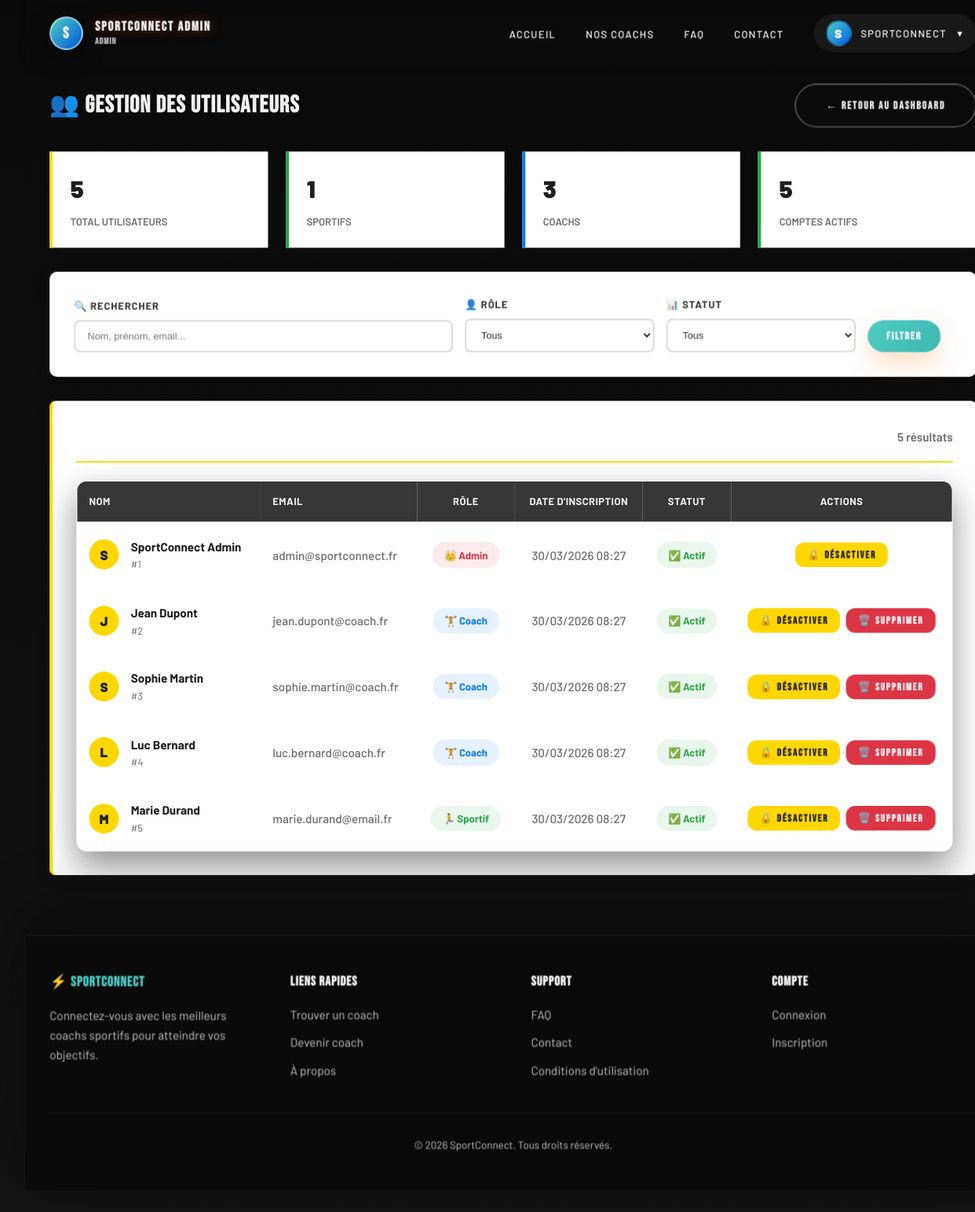
The page /old/administration/utilisateurs.php (signed in) on the database its author committed.
### tables this page shows
CREATE TABLE IF NOT EXISTS utilisateurs (
    id INT AUTO_INCREMENT PRIMARY KEY,
    nom VARCHAR(100) NOT NULL,
    prenom VARCHAR(100) NOT NULL,
    email VARCHAR(255) UNIQUE NOT NULL,
    mot_de_passe VARCHAR(255) NOT NULL,
    role ENUM('sportif', 'coach', 'admin') DEFAULT 'sportif',
    telephone VARCHAR(20),
    photo_profil VARCHAR(255) DEFAULT 'default.jpg',
    banniere_profil VARCHAR(255) DEFAULT NULL,
    date_inscription DATETIME DEFAULT CURRENT_TIMESTAMP,
    actif TINYINT(1) DEFAULT 1,
    INDEX idx_email (email),
    INDEX idx_role (role)
);

### old/administration/utilisateurs.php (the view, shortened to what this page needs)
<?php
$conn = getConnection();
$search = $_GET['search'] ?? '';
$sql = "SELECT * FROM utilisateurs WHERE 1=1";
$params = [];
$sql .= " ORDER BY date_inscription DESC";
$stmt = $conn->prepare($sql);
$stmt->execute($params);
$utilisateurs = $stmt->fetchAll();
$stats = $conn->query("
    SELECT
        COUNT(*) as total,
        SUM(CASE WHEN role = 'sportif' THEN 1 ELSE 0 END) as sportifs,
        SUM(CASE WHEN role = 'coach' THEN 1 ELSE 0 END) as coachs,
        SUM(CASE WHEN role = 'admin' THEN 1 ELSE 0 END) as admins,
        SUM(CASE WHEN actif = 1 THEN 1 ELSE 0 END) as actifs
    FROM utilisateurs
")->fetch();
require_once '../vues/mise-en-page/entete-sous-dossier.php';
?>
<div class="container" style="margin-top: 2rem;">
    <div style="display: flex; justify-content: space-between; align-items: center; margin-bottom: 2rem;">
        <h1 style="margin: 0;">👥 Gestion des utilisateurs</h1>
        <a href="dashboard.php" class="btn btn-outline">← Retour au dashboard</a>
    </div>
    <div style="display: grid; grid-template-columns: repeat(auto-fit, minmax(200px, 1fr)); gap: 1.5rem; margin-bottom: 2rem;">
        <div style="background: white; padding: 1.5rem; border-left: 4px solid #FFD700; box-shadow: 0 2px 10px rgba(0,0,0,0.1);">
            <div style="font-size: 2rem; font-weight: 900; color: #1E1E1E;"><?= $stats['total'] ?></div>
            <div style="color: #6B6B6B; font-weight: 600; text-transform: uppercase; font-size: 0.85rem; margin-top: 0.5rem;">Total utilisateurs</div>
        </div>
        <div style="background: white; padding: 1.5rem; border-left: 4px solid #28A745; box-shadow: 0 2px 10px rgba(0,0,0,0.1);">
            <div style="font-size: 2rem; font-weight: 900; color: #1E1E1E;"><?= $stats['sportifs'] ?></div>
            <div style="color: #6B6B6B; font-weight: 600; text-transform: uppercase; font-size: 0.85rem; margin-top: 0.5rem;">Sportifs</div>
        </div>
        <div style="background: white; padding: 1.5rem; border-left: 4px solid #007BFF; box-shadow: 0 2px 10px rgba(0,0,0,0.1);">
            <div style="font-size: 2rem; font-weight: 900; color: #1E1E1E;"><?= $stats['coachs'] ?></div>
            <div style="color: #6B6B6B; font-weight: 600; text-transform: uppercase; font-size: 0.85rem; margin-top: 0.5rem;">Coachs</div>
        </div>
        <div style="background: white; padding: 1.5rem; border-left: 4px solid #28A745; box-shadow: 0 2px 10px rgba(0,0,0,0.1);">
            <div style="font-size: 2rem; font-weight: 900; color: #1E1E1E;"><?= $stats['actifs'] ?></div>
            <div style="color: #6B6B6B; font-weight: 600; text-transform: uppercase; font-size: 0.85rem; margin-top: 0.5rem;">Comptes actifs</div>
        </div>
    </div>
    <div class="card" style="margin-bottom: 2rem;">
        <form method="GET" style="display: grid; grid-template-columns: 2fr 1fr 1fr auto auto; gap: 1rem; align-items: end;">
            <div class="form-group" style="margin: 0;">
                <label class="form-label">🔍 Rechercher</label>
                <input type="text" name="search" class="form-control" placeholder="Nom, prénom, email..." value="<?= htmlspecialchars($search) ?>">
            </div>
            <div class="form-group" style="margin: 0;">
                <label class="form-label">👤 Rôle</label>
                <select name="role" class="form-control">
                    <option value="">Tous</option>
                </select>
            </div>
            <div class="form-group" style="margin: 0;">
                <label class="form-label">📊 Statut</label>
                <select name="statut" class="form-control">
                    <option value="">Tous</option>
                </select>
            </div>
            <button type="submit" class="btn btn-primary" style="padding: 0.75rem 1.5rem;">Filtrer</button>
        </form>
    </div>
    <div style="background: white; padding: 2rem; border-radius: 8px; box-shadow: 0 4px 20px rgba(0,0,0,0.1); border-left: 4px solid #FFD700;">
        <div style="display: flex; justify-content: space-between; align-items: center; margin-bottom: 1.5rem; padding-bottom: 1rem; border-bottom: 2px solid #FFD700;">
            <h2 style="margin: 0; font-size: 1.3rem; font-weight: 700;">Liste des utilisateurs</h2>
            <span style="color: #6B6B6B; font-weight: 600;">
                <?= count($utilisateurs) ?> résultat<?= count($utilisateurs) > 1 ? 's' : '' ?>
            </span>
        </div>
        <?php if (empty($utilisateurs)): ?>
            <div style="text-align: center; padding: 4rem 2rem; color: #6B6B6B;">
                <div style="font-size: 4rem; margin-bottom: 1rem;">🔍</div>
                <h3>Aucun utilisateur trouvé</h3>
                <p>Essayez de modifier vos critères de recherche</p>
            </div>
        <?php else: ?>
            <div style="overflow-x: auto; margin: -2rem; padding: 2rem;">
                <table style="width: 100%; border-collapse: collapse;">
                    <thead>
                        <tr style="background: #2C2C2C; color: white;">
                            <th style="padding: 1rem; text-align: left; font-weight: 700; text-transform: uppercase; font-size: 0.85rem; letter-spacing: 0.5px;">Nom</th>
                            <th style="padding: 1rem; text-align: left; font-weight: 700; text-transform: uppercase; font-size: 0.85rem; letter-spacing: 0.5px;">Email</th>
                            <th style="padding: 1rem; text-align: center; font-weight: 700; text-transform: uppercase; font-size: 0.85rem; letter-spacing: 0.5px;">Rôle</th>
                            <th style="padding: 1rem; text-align: center; font-weight: 700; text-transform: uppercase; font-size: 0.85rem; letter-spacing: 0.5px;">Date d'inscription</th>
                            <th style="padding: 1rem; text-align: center; font-weight: 700; text-transform: uppercase; font-size: 0.85rem; letter-spacing: 0.5px;">Statut</th>
                            <th style="padding: 1rem; text-align: center; font-weight: 700; text-transform: uppercase; font-size: 0.85rem; letter-spacing: 0.5px;">Actions</th>
                        </tr>
                    </thead>
                    <tbody>
                        <?php foreach ($utilisateurs as $user): ?>
                            <tr style="border-bottom: 1px solid #E8E8E8; transition: background 0.2s;" onmouseover="this.style.background='#F5F5F5'" onmouseout="this.style.background='white'">
                                <td style="padding: 1.25rem 1rem;">
                                    <div style="display: flex; align-items: center; gap: 1rem;">
                                        <?php if (!empty($user['photo_profil']) && file_exists('../telechargements/profils/' . $user['photo_profil'])): ?>
                                            <img src="../telechargements/profils/<?= htmlspecialchars($user['photo_profil']) ?>"
                                                 alt="Photo de profil"
                                                 style="width: 40px; height: 40px; border-radius: 50%; object-fit: cover; border: 2px solid #FFD700;">
                                        <?php else: ?>
                                            <div style="width: 40px; height: 40px; border-radius: 50%; background: #FFD700; display: flex; align-items: center; justify-content: center; font-weight: 900; color: #1E1E1E; font-size: 1.1rem;">
                                                <?= strtoupper(substr($user['prenom'], 0, 1)) ?>
                                            </div>
                                        <?php endif; ?>
                                        <div>
                                            <div style="font-weight: 700; color: #1E1E1E;"><?= htmlspecialchars($user['prenom'] . ' ' . $user['nom']) ?></div>
                                            <div style="font-size: 0.85rem; color: #6B6B6B;">#<?= $user['id'] ?></div>
                                        </div>
                                    </div>
                                </td>
                                <td style="padding: 1.25rem 1rem; color: #6B6B6B; font-weight: 500;">
                                    <?= htmlspecialchars($user['email']) ?>
                                </td>
                                <td style="padding: 1.25rem 1rem; text-align: center;">
                                    <?php if ($user['role'] === 'coach'): ?>
                                        <span style="display: inline-block; padding: 0.4rem 1rem; background: rgba(0, 123, 255, 0.1); color: #007BFF; border-radius: 20px; font-weight: 700; font-size: 0.85rem;">
                                            🏋️ Coach
                                        </span>
                                    <?php elseif ($user['role'] === 'admin'): ?>
                                        <span style="display: inline-block; padding: 0.4rem 1rem; background: rgba(220, 53, 69, 0.1); color: #DC3545; border-radius: 20px; font-weight: 700; font-size: 0.85rem;">
                                            👑 Admin
                                        </span>
                                    <?php else: ?>
                                        <span style="display: inline-block; padding: 0.4rem 1rem; background: rgba(40, 167, 69, 0.1); color: #28A745; border-radius: 20px; font-weight: 700; font-size: 0.85rem;">
                                            🏃 Sportif
                                        </span>
                                    <?php endif; ?>
                                </td>
                                <td style="padding: 1.25rem 1rem; text-align: center; color: #6B6B6B; font-weight: 500;">
                                    <?= date('d/m/Y H:i', strtotime($user['date_inscription'])) ?>
                                </td>
                                <td style="padding: 1.25rem 1rem; text-align: center;">
                                    <?php if ($user['actif']): ?>
                                        <span style="display: inline-block; padding: 0.4rem 1rem; background: rgba(40, 167, 69, 0.1); color: #28A745; border-radius: 20px; font-weight: 700; font-size: 0.85rem;">
                                            ✅ Actif
                                        </span>
                                    <?php else: ?>
                                        <span style="display: inline-block; padding: 0.4rem 1rem; background: rgba(220, 53, 69, 0.1); color: #DC3545; border-radius: 20px; font-weight: 700; font-size: 0.85rem;">
                                            ❌ Désactivé
                                        </span>
                                    <?php endif; ?>
                                </td>
                                <td style="padding: 1.25rem 1rem; text-align: center;">
                                    <div style="display: flex; gap: 0.5rem; justify-content: center;">
                                        <form method="POST" style="display: inline;" onsubmit="return confirm('Êtes-vous sûr de vouloir <?= $user['actif'] ? 'désactiver' : 'activer' ?> ce compte ?');">
                                            <button type="submit" name="toggle_actif" class="btn btn-sm" style="background: #FFD700; color: #1E1E1E; padding: 0.5rem 1rem; font-size: 0.85rem; font-weight: 700;">
                                                <?= $user['actif'] ? '🔒 DÉSACTIVER' : '🔓 ACTIVER' ?>
                                            </button>
                                        </form>
                                        <?php if ($user['role'] !== 'admin'): ?>
                                            <form method="POST" style="display: inline;" onsubmit="return confirm('⚠️ ATTENTION : Êtes-vous sûr de vouloir SUPPRIMER définitivement ce compte ?');">
                                                <button type="submit" name="supprimer_user" class="btn btn-sm" style="background: #DC3545; color: white; padding: 0.5rem 1rem; font-size: 0.85rem; font-weight: 700;">
                                                    🗑️ SUPPRIMER
                                                </button>
                                            </form>
                                        <?php endif; ?>
                                    </div>
                                </td>
                            </tr>
                        <?php endforeach; ?>
                    </tbody>
                </table>
            </div>
        <?php endif; ?>
    </div>
</div>
<?php require_once '../vues/mise-en-page/pied-de-page-sous-dossier.php'; ?>

### rows shown on the page
utilisateurs: prenom "S", prenom+nom "SportConnect Admin", id "1", email "admin@sportconnect.fr", role "👑 Admin", date_inscription "30/03/2026 08:27", actif "✅ Actif"
utilisateurs: prenom "J", prenom+nom "Jean Dupont", id "2", email "jean.dupont@coach.fr", role "🏋️ Coach", date_inscription "30/03/2026 08:27", actif "✅ Actif"
utilisateurs: prenom "S", prenom+nom "Sophie Martin", id "3", email "sophie.martin@coach.fr", role "🏋️ Coach", date_inscription "30/03/2026 08:27", actif "✅ Actif"
utilisateurs: prenom "L", prenom+nom "Luc Bernard", id "4", email "luc.bernard@coach.fr", role "🏋️ Coach", date_inscription "30/03/2026 08:27", actif "✅ Actif"
utilisateurs: prenom "M", prenom+nom "Marie Durand", id "5", email "marie.durand@email.fr", role "🏃 Sportif", date_inscription "30/03/2026 08:27", actif "✅ Actif"

### other values the page prints
substr($_SESSION['prenom'], 0, 1) "S"
$_SESSION['prenom'] . ' ' . $_SESSION['nom'] "SPORTCONNECT ADMIN"
$_SESSION['role'] "ADMIN"
$_SESSION['prenom'] "SPORTCONNECT"
$stats['total'] "5"
$stats['sportifs'] "1"
$stats['coachs'] "3"
$stats['actifs'] "5"
count($utilisateurs) "5"
